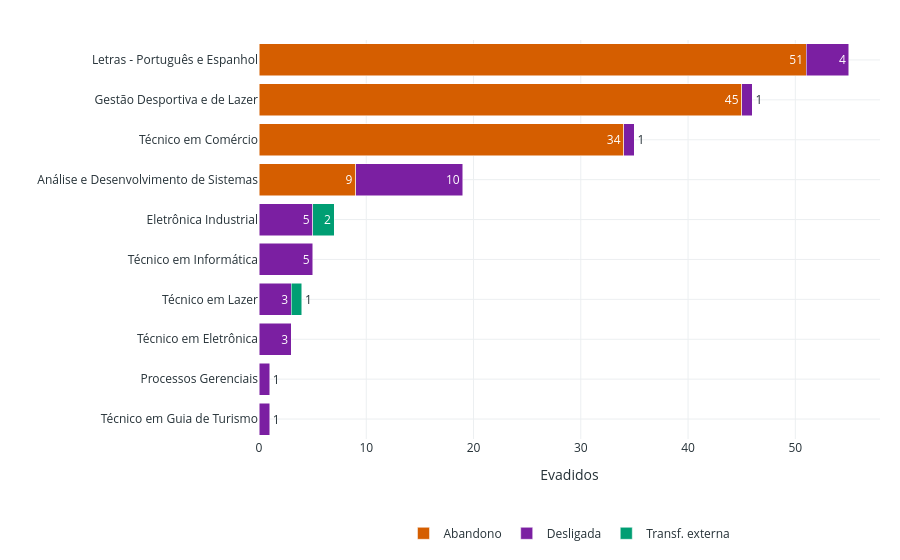

Source (notebook cell):
### Markdown cell above
#### Gráfico 7 — Motivos de Evasão por Curso no último ano

Volume absoluto de evasões por motivo e por curso no último ano disponível, ordenando os cursos pelo total de evasões.

### Code cell
ultimo_ano = int(PERIODO_ANALISE[1])
motivos_ev = ["Abandono", "Desligada", "Transf. externa"]

df_ev_ano = df_completo[
    (df_completo["Ano"] == ultimo_ano)
    & (df_completo["Tipo de Curso"].isin(TIPOS_SELECIONADOS))
    & (df_completo["Nome de Curso"].isin(CURSOS_SELECIONADOS))
    & (df_completo["Situação de Matrícula"].isin(motivos_ev))
]

ev_curso = (
    df_ev_ano
    .groupby(["Nome de Curso", "Situação de Matrícula"])["Código da Matricula"]
    .count()
    .reset_index(name="Qtd")
)

tot_ev = ev_curso.groupby("Nome de Curso")["Qtd"].sum().reset_index(name="Total")
ev_curso = ev_curso.merge(tot_ev, on="Nome de Curso")
ordem_cursos = tot_ev.sort_values("Total", ascending=False)["Nome de Curso"].tolist()

fig_g7 = px.bar(
    ev_curso,
    y="Nome de Curso",
    x="Qtd",
    color="Situação de Matrícula",
    orientation="h",
    barmode="stack",
    color_discrete_map=CORES_SITUACAO_LIGHT,
    text_auto=True,
    title=f"7 — Motivos de Evasão por Curso ({ultimo_ano})",
    labels={"Qtd": "Evadidos", "Nome de Curso": "", "Situação de Matrícula": "Motivo"},
    category_orders={"Nome de Curso": ordem_cursos},
)
aplicar_layout_light(fig_g7, legenda_y=-0.2)
fig_g7.show()

ev_curso.head()

### Figure 1 — Plotly figure (JSON) as saved in the notebook; plotly's stock layout.template omitted (floating-point values rounded to 4 significant figures)
{"data": [{"hovertemplate": "Motivo=Abandono<br>Evadidos=%{x}<br>=%{y}<extra></extra>", "legendgroup": "Abandono", "marker": {"color": "#D55E00", "pattern": {"shape": ""}}, "name": "Abandono", "orientation": "h", "showlegend": true, "textposition": "auto", "texttemplate": "%{x}", "type": "bar", "x": [9, 45, 51, 34], "xaxis": "x", "y": ["Análise e Desenvolvimento de Sistemas", "Gestão Desportiva e de Lazer", "Letras - Português e Espanhol", "Técnico em Comércio"], "yaxis": "y"}, {"hovertemplate": "Motivo=Desligada<br>Evadidos=%{x}<br>=%{y}<extra></extra>", "legendgroup": "Desligada", "marker": {"color": "#7B1FA2", "pattern": {"shape": ""}}, "name": "Desligada", "orientation": "h", "showlegend": true, "textposition": "auto", "texttemplate": "%{x}", "type": "bar", "x": [10, 5, 1, 4, 1, 1, 3, 1, 5, 3], "xaxis": "x", "y": ["Análise e Desenvolvimento de Sistemas", "Eletrônica Industrial", "Gestão Desportiva e de Lazer", "Letras - Português e Espanhol", "Processos Gerenciais", "Técnico em Comércio", "Técnico em Eletrônica", "Técnico em Guia de Turismo", "Técnico em Informática", "Técnico em Lazer"], "yaxis": "y"}, {"hovertemplate": "Motivo=Transf. externa<br>Evadidos=%{x}<br>=%{y}<extra></extra>", "legendgroup": "Transf. externa", "marker": {"color": "#009E73", "pattern": {"shape": ""}}, "name": "Transf. externa", "orientation": "h", "showlegend": true, "textposition": "auto", "texttemplate": "%{x}", "type": "bar", "x": [2, 1], "xaxis": "x", "y": ["Eletrônica Industrial", "Técnico em Lazer"], "yaxis": "y"}], "layout": {"barmode": "stack", "font": {"color": "#263238"}, "legend": {"orientation": "h", "title": {"text": ""}, "tracegroupgap": 0, "x": 0.5, "xanchor": "center", "y": -0.2, "yanchor": "top"}, "margin": {"b": 85, "l": 20, "r": 20, "t": 40}, "paper_bgcolor": "white", "plot_bgcolor": "white", "title": {"text": ""}, "xaxis": {"anchor": "y", "domain": [0, 1], "gridcolor": "#ECEFF1", "showgrid": true, "title": {"text": "Evadidos"}, "zeroline": false}, "yaxis": {"anchor": "x", "categoryarray": ["Técnico em Guia de Turismo", "Processos Gerenciais", "Técnico em Eletrônica", "Técnico em Lazer", "Técnico em Informática", "Eletrônica Industrial", "Análise e Desenvolvimento de Sistemas", "Técnico em Comércio", "Gestão Desportiva e de Lazer", "Letras - Português e Espanhol"], "categoryorder": "array", "domain": [0, 1], "gridcolor": "#ECEFF1", "showgrid": true, "title": {"text": ""}, "zeroline": false}}}
